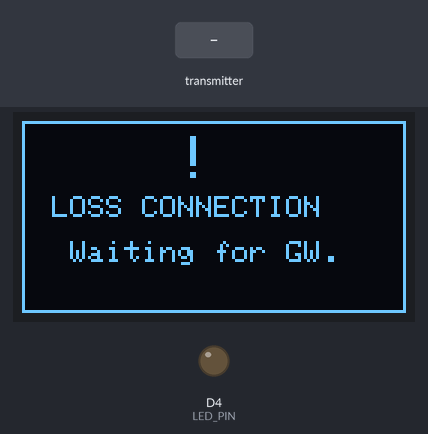
The sketch below on a simulated ESP8266 (NodeMCU). On the bench: 128×64 one-colour display, output pins drawn as LEDs (lit = HIGH). The test bench sets the inputs (shaded band). No radio packets arrive unless stated; what the sketch prints to the serial monitor is not drawn.

Above: at 1.2 s.
1.3 s: the transmitter starts sending ledLevel = 1
At 2.5 s:
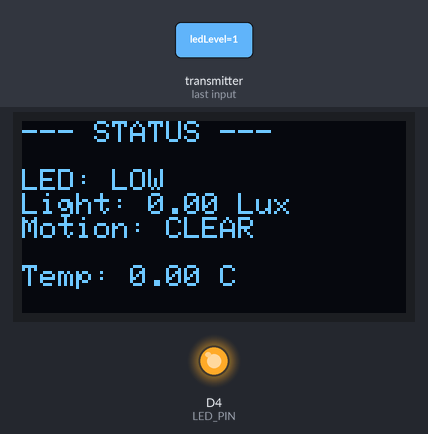
2.9 s: the transmitter starts sending motion = 1
At 4.1 s:
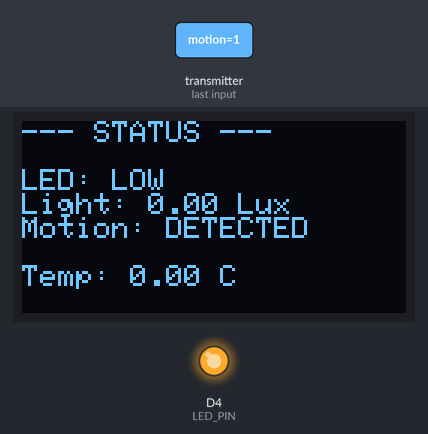
4.4 s: the transmitter starts sending ledLevel = 0
At 4.8 s:
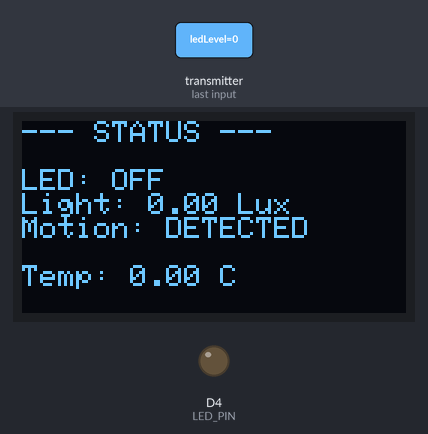
5.9 s: the transmitter starts sending motion = 0
At 6.5 s:
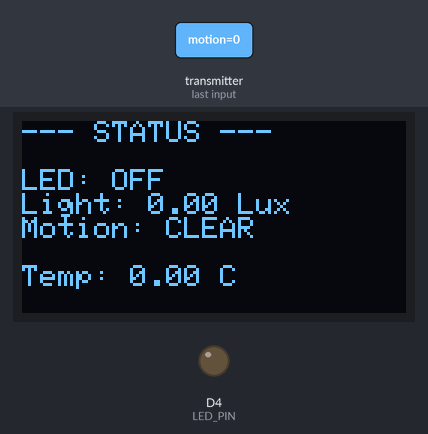
7.4 s: the transmitter starts sending temp = 25
At 8.3 s:
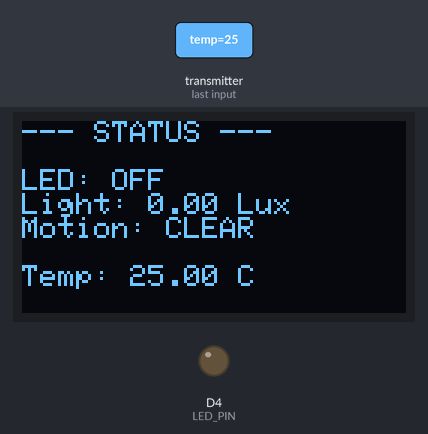
8.9 s: the transmitter starts sending light = 25
At 9.9 s:
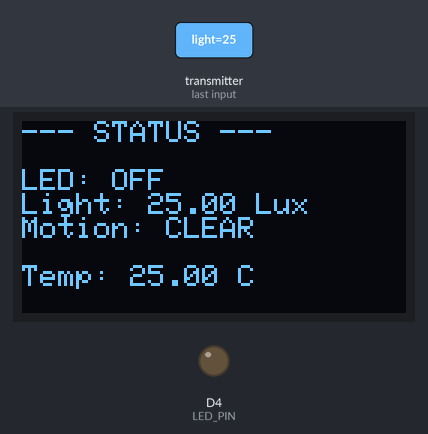
Timing chart, 0 to 11.4 s (numbered marks = the images above; inputs shaded):
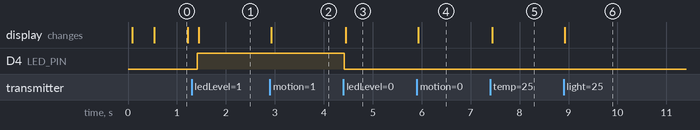

Measured:
- after the input at 1.3 s, D4 (LED_PIN): LOW → HIGH after 0.12 s; the display: changes after 0.14 s (image 1)
- after the input at 2.9 s, the display: changes at once (image 2)
- after the input at 4.4 s, D4 (LED_PIN): HIGH → LOW at once; the display: changes at once (image 3)
- after the input at 5.9 s, the display: changes at once (image 4)
- after the input at 7.4 s, the display: changes at once (image 5)
- after the input at 8.9 s, the display: changes at once (image 6)

The sketch:

ActuatorsNode.ino
```cpp
#include <SPI.h>
#include <nRF24L01.h>
#include <RF24.h>
#include <Wire.h>
#include <Adafruit_GFX.h>
#include <Adafruit_SSD1306.h>

// PIN Configuration
#define LED_PIN D4
#define CE_PIN D8
#define CSN_PIN D0

Adafruit_SSD1306 display(128, 64, &Wire, -1);
RF24 radio(CE_PIN, CSN_PIN);

// NRF Address
const byte address[6] = "NODE2";

struct PayloadNode2 {
  float temp;
  float hum;
  float light;
  bool motion;
  uint8_t ledLevel;  // 0=off, 1=dim, 2=medium, 3=max
};

void setup() {
  Serial.begin(115200);
  pinMode(LED_PIN, OUTPUT);

  if(!display.begin(SSD1306_SWITCHCAPVCC, 0x3C)) {
    Serial.println(F("SSD1306 failed"));
  }
  display.clearDisplay();
  display.setTextSize(1);
  display.setTextColor(WHITE);
  display.setCursor(0,0);
  display.println("Actuators Node");
  display.display();

  if (!radio.begin()) {
    Serial.println(F("nRF24L01 failed!"));
    while (1);
  }

  radio.setDataRate(RF24_1MBPS);
  radio.setChannel(76);
  radio.setPALevel(RF24_PA_LOW);
  radio.openReadingPipe(1, address);
  radio.startListening();

  Serial.println("Actuators Node Started...");
}

unsigned long lastReceived = 0;    // Last time we received data from Gateway
bool gatewayConnected = false;     // Whether Gateway is connected
#define GW_TIMEOUT 5000            // 5 seconds timeout

void drawLossConnection() {
  display.clearDisplay();

  // Border
  display.drawRect(0, 0, 128, 64, WHITE);

  // Warning icon (triangle with !)
  display.setCursor(52, 5);
  display.setTextSize(2);
  display.print("!");

  // Title
  display.setTextSize(1);
  display.setCursor(10, 25);
  display.print("LOSS CONNECTION");

  // Subtitle with animated dots
  display.setCursor(16, 40);
  display.print("Waiting for GW");
  int dots = (millis() / 500) % 4;
  for (int i = 0; i < dots; i++) display.print(".");

  display.display();
}

void loop() {
  if (radio.available()) {
    PayloadNode2 data;
    radio.read(&data, sizeof(data));
    lastReceived = millis();
    gatewayConnected = true;

    Serial.print("Received Data - LED Level: "); Serial.println(data.ledLevel);
    // PWM output: ESP8266 analogWrite range is 0-1023
    const int pwmValues[] = {0, 341, 682, 1023};
    uint8_t level = data.ledLevel > 3 ? 3 : data.ledLevel;
    analogWrite(LED_PIN, pwmValues[level]);

    // LED level labels
    const char* ledLabels[] = {"OFF", "LOW", "MED", "MAX"};

    display.clearDisplay();
    display.setCursor(0,0);
    display.setTextSize(1);
    display.println("--- STATUS ---");
    display.println("");

    display.print("LED: "); display.println(ledLabels[level]);
    display.print("Light: "); display.print(data.light); display.println(" Lux");
    display.print("Motion: "); display.println(data.motion ? "DETECTED" : "CLEAR");

    display.println("");
    display.print("Temp: "); display.print(data.temp); display.println(" C");

    display.display();
  }

  // Check Gateway timeout
  if (lastReceived > 0 && millis() - lastReceived > GW_TIMEOUT) {
    gatewayConnected = false;
  }

  // Show loss connection screen if Gateway is disconnected
  if (!gatewayConnected) {
    drawLossConnection();
    delay(200); // Small delay for animation
  }
}
```
